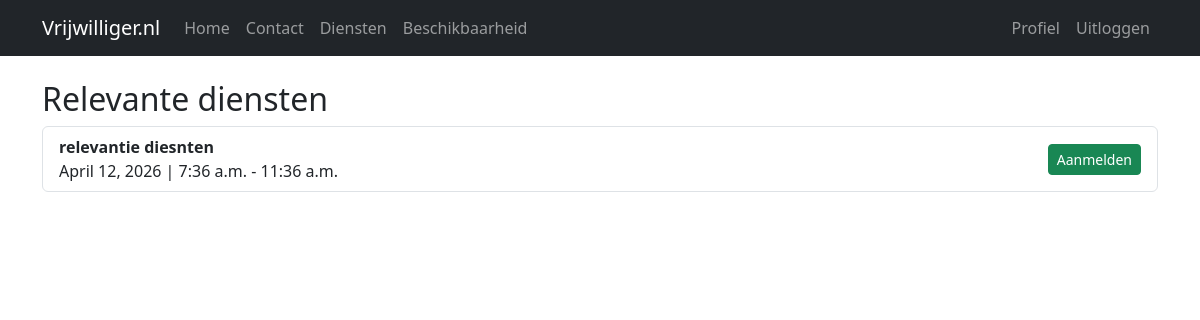
Page /diensten/relevant/ (signed in) on the committed database.
### app/models.py (models this page shows, shortened)
class Dienst(models.Model):
    project = models.ForeignKey(Project, on_delete=models.CASCADE, related_name='diensten')
    hulpaanvraag = models.ForeignKey(
        "HulpAanvraag",   # 🔥 FIX
        on_delete=models.CASCADE,
        related_name="diensten",
        null=True,
        blank=True
    )
    titel = models.CharField(max_length=200)
    beschrijving = models.TextField(blank=True)
    datum = models.DateField()
    begin_tijd = models.TimeField()
    eind_tijd = models.TimeField()
    max_personen = models.IntegerField(default=1)
    created_by = models.ForeignKey(
        settings.AUTH_USER_MODEL,
        on_delete=models.SET_NULL,
        null=True
    )

### app/views.py (the view)
# urls.py: path("diensten/relevant/", views.relevante_diensten, name="relevante_diensten"),
@login_required
def relevante_diensten(request):
    if get_user_role(request.user) != "vrijwilliger":
        return redirect("home")
    diensten = get_relevante_diensten_voor_vrijwilliger(request.user)
    return render(request, "vrijwilliger/relevante_diensten.html", {
        "diensten": diensten
    })

### app/context_processors.py (called while the page is built)
def user_role(request):
    return {
        "role": get_user_role(request.user, default=None)
    }

### app/utils.py (called while the page is built)
def get_user_role(user, default=None, create_missing=False):
    if not getattr(user, "is_authenticated", False):
        return default
    if create_missing:
        profile = ensure_user_profile(user)
        return profile.role if profile else default
    try:
        return user.userprofile.role
    except UserProfile.DoesNotExist:
        return default

def availability_has_period_fields():
    table_names = connection.introspection.table_names()
    if "app_availability" not in table_names:
        return False
    with connection.cursor() as cursor:
        columns = {
            column.name
            for column in connection.introspection.get_table_description(cursor, "app_availability")
        }
    return {"valid_from", "valid_until"}.issubset(columns)

def list_active_availability(user, today):
    if availability_has_period_fields():
        return [
            SimpleNamespace(
                id=item.id,
                volunteer_id=item.volunteer_id,
                weekday=item.weekday,
                start_time=item.start_time,
                end_time=item.end_time,
                valid_from=item.valid_from,
                valid_until=item.valid_until,
                weekday_label=item.get_weekday_display(),
            )
            for item in Availability.objects.filter(
                volunteer=user,
                valid_from__lte=today,
                valid_until__gte=today,
            ).order_by("valid_from", "weekday", "start_time")
        ]
    return list_user_availability(user)

### app/views.py (called while the page is built)
def get_relevante_diensten_voor_vrijwilliger(user):
    vandaag = timezone.localdate()
    beschikbaarheden = list_active_availability(user, vandaag)
    diensten = Dienst.objects.none()
    for beschikbaarheid in beschikbaarheden:
        diensten = diensten | Dienst.objects.filter(
            datum__gte=vandaag,
            datum__week_day=beschikbaarheid.weekday,
            begin_tijd__gte=beschikbaarheid.start_time,
            eind_tijd__lte=beschikbaarheid.end_time,
        )
    return diensten.order_by("datum", "begin_tijd").distinct()

### app/templates/vrijwilliger/relevante_diensten.html (shortened to what this page needs)
{% extends "base.html" %}
{% block content %}
<h2>Relevante diensten</h2>
<ul class="list-group">
  {% for d in diensten %}
    <li class="list-group-item d-flex justify-content-between align-items-center">
      <div>
        <strong>{{ d.titel }}</strong><br>
        {{ d.datum }} | {{ d.begin_tijd }} - {{ d.eind_tijd }}
      </div>
      <form method="post" action="{% url 'aanmelden_dienst' d.id %}">
        <button class="btn btn-success btn-sm">
          Aanmelden
        </button>
      </form>
    </li>
  {% empty %}
    <li class="list-group-item">
      Geen matchende diensten
    </li>
  {% endfor %}
</ul>
{% endblock %}

### rows in the picture
Dienst: titel "relevantie diesnten", datum "April 12, 2026", begin_tijd "7:36 a.m.", eind_tijd "11:36 a.m."
